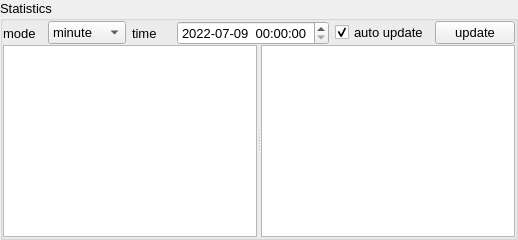
          <widget class="QGroupBox" name="groupBox_19">
           <property name="font">
            <font>
             <pointsize>10</pointsize>
             <weight>50</weight>
             <bold>false</bold>
             <stylestrategy>PreferAntialias</stylestrategy>
            </font>
           </property>
           <property name="title">
            <string>Statistics</string>
           </property>
           <layout class="QVBoxLayout" name="verticalLayout" stretch="1,64">
            <property name="spacing">
             <number>0</number>
            </property>
            <property name="leftMargin">
             <number>0</number>
            </property>
            <property name="topMargin">
             <number>0</number>
            </property>
            <property name="rightMargin">
             <number>0</number>
            </property>
            <property name="bottomMargin">
             <number>0</number>
            </property>
            <item>
             <layout class="QHBoxLayout" name="horizontalLayout_12">
              <item>
               <widget class="QWidget" name="widget_38" native="true">
                <layout class="QHBoxLayout" name="horizontalLayout_41" stretch="1,2,1,3,1,2">
                 <property name="spacing">
                  <number>6</number>
                 </property>
                 <property name="leftMargin">
                  <number>0</number>
                 </property>
                 <property name="topMargin">
                  <number>0</number>
                 </property>
                 <property name="rightMargin">
                  <number>0</number>
                 </property>
                 <property name="bottomMargin">
                  <number>0</number>
                 </property>
                 <item>
                  <widget class="QLabel" name="label_target_5">
                   <property name="text">
                    <string>mode</string>
                   </property>
                  </widget>
                 </item>
                 <item>
                  <widget class="QComboBox" name="comboBox_statistics_mode">
                   <item>
                    <property name="text">
                     <string>minute</string>
                    </property>
                   </item>
                   <item>
                    <property name="text">
                     <string>hour</string>
                    </property>
                   </item>
                   <item>
                    <property name="text">
                     <string>day</string>
                    </property>
                   </item>
                  </widget>
                 </item>
                 <item>
                  <widget class="QLabel" name="label_delay_9">
                   <property name="text">
                    <string>time</string>
                   </property>
                  </widget>
                 </item>
                 <item>
                  <widget class="QDateTimeEdit" name="dateTimeEdit_statistics_time">
                   <property name="dateTime">
                    <datetime>
                     <hour>0</hour>
                     <minute>0</minute>
                     <second>0</second>
                     <year>2022</year>
                     <month>7</month>
                     <day>9</day>
                    </datetime>
                   </property>
                   <property name="maximumDateTime">
                    <datetime>
                     <hour>0</hour>
                     <minute>0</minute>
                     <second>0</second>
                     <year>2030</year>
                     <month>9</month>
                     <day>14</day>
                    </datetime>
                   </property>
                   <property name="minimumDateTime">
                    <datetime>
                     <hour>0</hour>
                     <minute>0</minute>
                     <second>0</second>
                     <year>2022</year>
                     <month>7</month>
                     <day>1</day>
                    </datetime>
                   </property>
                   <property name="currentSection">
                    <enum>QDateTimeEdit::MinuteSection</enum>
                   </property>
                   <property name="displayFormat">
                    <string>yyyy-MM-dd  HH:mm:ss</string>
                   </property>
                   <property name="calendarPopup">
                    <bool>false</bool>
                   </property>
                   <property name="currentSectionIndex">
                    <number>4</number>
                   </property>
                   <property name="timeSpec">
                    <enum>Qt::LocalTime</enum>
                   </property>
                  </widget>
                 </item>
                 <item>
                  <widget class="QCheckBox" name="checkBox_statistics_auto_update">
                   <property name="text">
                    <string>auto update</string>
                   </property>
                   <property name="checked">
                    <bool>true</bool>
                   </property>
                  </widget>
                 </item>
                 <item>
                  <widget class="QPushButton" name="pushButton_statistics_config">
                   <property name="text">
                    <string>update</string>
                   </property>
                  </widget>
                 </item>
                </layout>
               </widget>
              </item>
             </layout>
            </item>
            <item>
             <widget class="QSplitter" name="splitter_status_record">
              <property name="orientation">
               <enum>Qt::Horizontal</enum>
              </property>
              <widget class="PlotWidget" name="graphicsView_status_record">
               <property name="sizePolicy">
                <sizepolicy hsizetype="Preferred" vsizetype="Preferred">
                 <horstretch>0</horstretch>
                 <verstretch>0</verstretch>
                </sizepolicy>
               </property>
              </widget>
              <widget class="QTableView" name="tableView_status_record">
               <property name="font">
                <font>
                 <pointsize>8</pointsize>
                 <weight>50</weight>
                 <bold>false</bold>
                 <stylestrategy>PreferAntialias</stylestrategy>
                </font>
               </property>
               <property name="autoScrollMargin">
                <number>10</number>
               </property>
               <property name="sortingEnabled">
                <bool>false</bool>
               </property>
               <attribute name="horizontalHeaderMinimumSectionSize">
                <number>12</number>
               </attribute>
               <attribute name="verticalHeaderCascadingSectionResizes">
                <bool>true</bool>
               </attribute>
               <attribute name="verticalHeaderMinimumSectionSize">
                <number>5</number>
               </attribute>
               <attribute name="verticalHeaderDefaultSectionSize">
                <number>20</number>
               </attribute>
               <attribute name="verticalHeaderStretchLastSection">
                <bool>true</bool>
               </attribute>
              </widget>
             </widget>
            </item>
           </layout>
          </widget>
